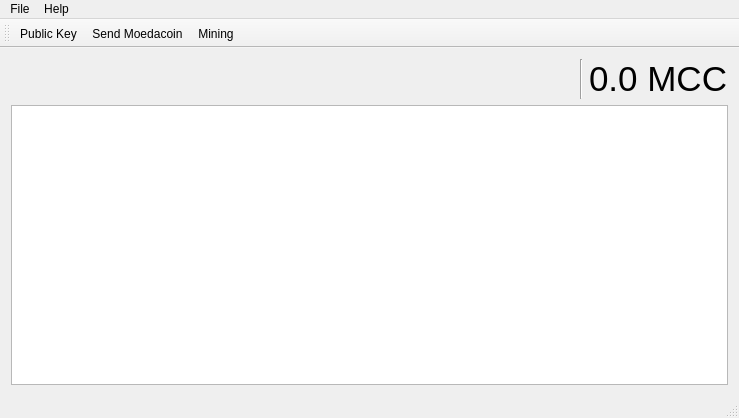
<?xml version="1.0" encoding="UTF-8"?>
<ui version="4.0">
 <class>MoedaCoin</class>
 <widget class="QMainWindow" name="MoedaCoin">
  <property name="geometry">
   <rect>
    <x>0</x>
    <y>0</y>
    <width>739</width>
    <height>418</height>
   </rect>
  </property>
  <property name="windowTitle">
   <string>MoedaCoin</string>
  </property>
  <widget class="QWidget" name="centralWidget">
   <layout class="QGridLayout" name="gridLayout">
    <item row="0" column="0">
     <layout class="QHBoxLayout" name="horizontalLayout">
      <item>
       <spacer name="horizontalSpacer">
        <property name="orientation">
         <enum>Qt::Horizontal</enum>
        </property>
        <property name="sizeHint" stdset="0">
         <size>
          <width>40</width>
          <height>20</height>
         </size>
        </property>
       </spacer>
      </item>
      <item>
       <widget class="Line" name="line">
        <property name="orientation">
         <enum>Qt::Vertical</enum>
        </property>
       </widget>
      </item>
      <item>
       <widget class="QLabel" name="userMCCLabel">
        <property name="font">
         <font>
          <pointsize>26</pointsize>
         </font>
        </property>
        <property name="text">
         <string>0.0 MCC</string>
        </property>
       </widget>
      </item>
     </layout>
    </item>
    <item row="1" column="0">
     <widget class="QTableWidget" name="transactionTableWidget">
      <property name="sortingEnabled">
       <bool>true</bool>
      </property>
     </widget>
    </item>
   </layout>
  </widget>
  <widget class="QMenuBar" name="menuBar">
   <property name="geometry">
    <rect>
     <x>0</x>
     <y>0</y>
     <width>739</width>
     <height>19</height>
    </rect>
   </property>
   <widget class="QMenu" name="menuFile">
    <property name="title">
     <string>File</string>
    </property>
    <addaction name="actionNewWallet"/>
    <addaction name="actionOpenWallet"/>
    <addaction name="actionSaveWallet"/>
   </widget>
   <widget class="QMenu" name="menuHelp">
    <property name="title">
     <string>Help</string>
    </property>
    <addaction name="actionAbout"/>
   </widget>
   <addaction name="menuFile"/>
   <addaction name="menuHelp"/>
  </widget>
  <widget class="QStatusBar" name="statusBar"/>
  <widget class="QToolBar" name="toolBar">
   <property name="windowTitle">
    <string>toolBar</string>
   </property>
   <property name="iconSize">
    <size>
     <width>48</width>
     <height>48</height>
    </size>
   </property>
   <attribute name="toolBarArea">
    <enum>TopToolBarArea</enum>
   </attribute>
   <attribute name="toolBarBreak">
    <bool>false</bool>
   </attribute>
   <addaction name="actionPublicKey"/>
   <addaction name="actionSendMoedacoin"/>
   <addaction name="actionMining"/>
  </widget>
  <action name="actionOpenWallet">
   <property name="text">
    <string>Open Wallet</string>
   </property>
   <property name="shortcut">
    <string>Ctrl+O</string>
   </property>
  </action>
  <action name="actionSaveWallet">
   <property name="text">
    <string>Save Wallet</string>
   </property>
   <property name="shortcut">
    <string>Ctrl+S</string>
   </property>
  </action>
  <action name="actionAbout">
   <property name="text">
    <string>About</string>
   </property>
  </action>
  <action name="actionPublicKey">
   <property name="icon">
    <iconset resource="../res/moedacoin.qrc">
     <normaloff>:/icons/public-key-512x512.png</normaloff>:/icons/public-key-512x512.png</iconset>
   </property>
   <property name="text">
    <string>Public Key</string>
   </property>
   <property name="toolTip">
    <string>Visualize public key</string>
   </property>
  </action>
  <action name="actionMining">
   <property name="checkable">
    <bool>true</bool>
   </property>
   <property name="icon">
    <iconset resource="../res/moedacoin.qrc">
     <normaloff>:/icons/minet-512x512.png</normaloff>:/icons/minet-512x512.png</iconset>
   </property>
   <property name="text">
    <string>Mining</string>
   </property>
   <property name="toolTip">
    <string>Mining Moedacoin</string>
   </property>
  </action>
  <action name="actionSendMoedacoin">
   <property name="icon">
    <iconset resource="../res/moedacoin.qrc">
     <normaloff>:/icons/send-coin-512x512.png</normaloff>:/icons/send-coin-512x512.png</iconset>
   </property>
   <property name="text">
    <string>Send Moedacoin</string>
   </property>
   <property name="toolTip">
    <string>Send Moedacoin to another user</string>
   </property>
  </action>
  <action name="actionNewWallet">
   <property name="text">
    <string>New Wallet</string>
   </property>
   <property name="toolTip">
    <string>Generate a pair of public and private keys for using in moedacoin</string>
   </property>
  </action>
 </widget>
 <layoutdefault spacing="6" margin="11"/>
 <resources>
  <include location="../res/moedacoin.qrc"/>
 </resources>
 <connections/>
</ui>
